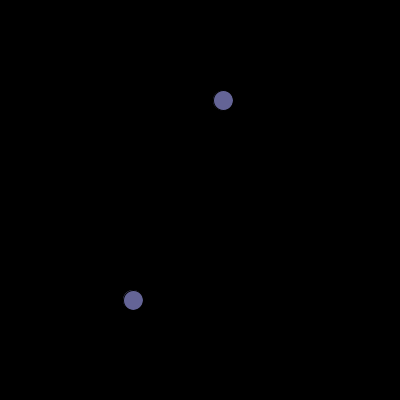
Frame 1 (no input)
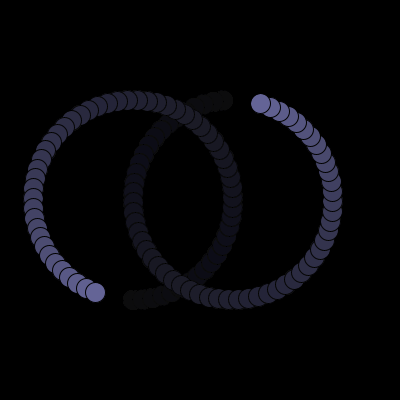
Frame 60 (the mouse pressed at the canvas centre just before this capture)
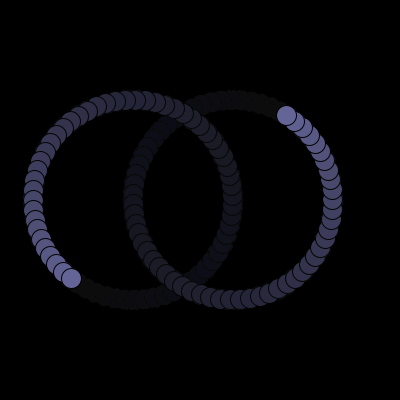
Frame 120 (the mouse held since frame 60 and released just before this capture)

The Processing sketch that drew these frames (run headless with seeded random() and noise(); from frame 60 on, the mouse is pressed at the canvas centre):

// Processing sketch: Spinning_Circles_01
// ── Spinning_Circles_01.pde

int w = 400, h = 400;
float x = 0, y = 0;
float rad1 = 20;
float rad2 = 100;
color colBack = color(0, 10);
color colFill = color(100, 100, 150);

void settings() {
  size(w, h);
}


void setup() {
  background(0);
}


void draw() {
  fill(colBack);
  rect(0, 0, width, height);

  fill(colFill);
  translate(width/3, height/2);
  ellipse(sin(x) * rad2, cos(y)*rad2, rad1, rad1);
  x+=0.1;
  y+=0.1;
  

    translate(width/4, 0);
  ellipse(-sin(x) * rad2, -cos(y)*rad2, rad1, rad1);

  
}
